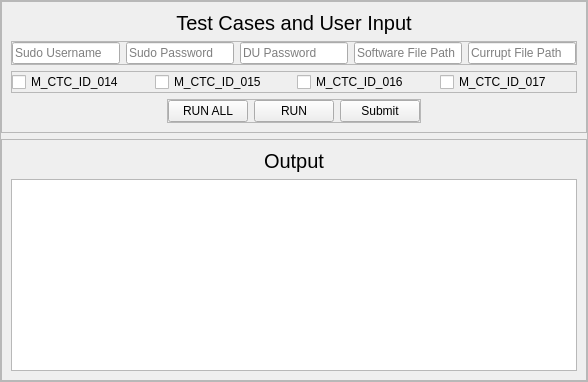
                  <widget class="QWidget" name="Module6">
                   <layout class="QVBoxLayout" name="verticalLayout_20">
                    <property name="leftMargin">
                     <number>0</number>
                    </property>
                    <property name="topMargin">
                     <number>0</number>
                    </property>
                    <property name="rightMargin">
                     <number>0</number>
                    </property>
                    <property name="bottomMargin">
                     <number>0</number>
                    </property>
                    <item>
                     <widget class="QFrame" name="subMod6">
                      <property name="frameShape">
                       <enum>QFrame::StyledPanel</enum>
                      </property>
                      <property name="frameShadow">
                       <enum>QFrame::Raised</enum>
                      </property>
                      <layout class="QVBoxLayout" name="verticalLayout_24">
                       <property name="leftMargin">
                        <number>0</number>
                       </property>
                       <property name="topMargin">
                        <number>0</number>
                       </property>
                       <property name="rightMargin">
                        <number>0</number>
                       </property>
                       <property name="bottomMargin">
                        <number>0</number>
                       </property>
                       <item>
                        <widget class="QFrame" name="InputFrame_6">
                         <property name="frameShape">
                          <enum>QFrame::StyledPanel</enum>
                         </property>
                         <property name="frameShadow">
                          <enum>QFrame::Raised</enum>
                         </property>
                         <layout class="QVBoxLayout" name="verticalLayout_40">
                          <property name="leftMargin">
                           <number>9</number>
                          </property>
                          <property name="topMargin">
                           <number>9</number>
                          </property>
                          <property name="rightMargin">
                           <number>9</number>
                          </property>
                          <property name="bottomMargin">
                           <number>9</number>
                          </property>
                          <item>
                           <widget class="QLabel" name="InputLabel_6">
                            <property name="font">
                             <font>
                              <pointsize>15</pointsize>
                             </font>
                            </property>
                            <property name="text">
                             <string>Test Cases and User Input</string>
                            </property>
                            <property name="alignment">
                             <set>Qt::AlignCenter</set>
                            </property>
                           </widget>
                          </item>
                          <item>
                           <widget class="QFrame" name="frame_6">
                            <property name="frameShape">
                             <enum>QFrame::StyledPanel</enum>
                            </property>
                            <property name="frameShadow">
                             <enum>QFrame::Raised</enum>
                            </property>
                            <layout class="QHBoxLayout" name="horizontalLayout_23">
                             <property name="leftMargin">
                              <number>0</number>
                             </property>
                             <property name="topMargin">
                              <number>0</number>
                             </property>
                             <property name="rightMargin">
                              <number>0</number>
                             </property>
                             <property name="bottomMargin">
                              <number>0</number>
                             </property>
                             <item>
                              <widget class="QLineEdit" name="password_6">
                               <property name="placeholderText">
                                <string>Sudo Username</string>
                               </property>
                              </widget>
                             </item>
                             <item>
                              <widget class="QLineEdit" name="username_6">
                               <property name="placeholderText">
                                <string>Sudo Password</string>
                               </property>
                              </widget>
                             </item>
                             <item>
                              <widget class="QLineEdit" name="du_pswrd">
                               <property name="placeholderText">
                                <string>DU Password</string>
                               </property>
                              </widget>
                             </item>
                             <item>
                              <widget class="QLineEdit" name="sw_file">
                               <property name="placeholderText">
                                <string>Software File Path</string>
                               </property>
                              </widget>
                             </item>
                             <item>
                              <widget class="QLineEdit" name="currupt_file">
                               <property name="frame">
                                <bool>true</bool>
                               </property>
                               <property name="alignment">
                                <set>Qt::AlignLeading|Qt::AlignLeft|Qt::AlignVCenter</set>
                               </property>
                               <property name="placeholderText">
                                <string>Currupt File Path</string>
                               </property>
                              </widget>
                             </item>
                            </layout>
                           </widget>
                          </item>
                          <item>
                           <widget class="QFrame" name="frame_61">
                            <property name="frameShape">
                             <enum>QFrame::StyledPanel</enum>
                            </property>
                            <property name="frameShadow">
                             <enum>QFrame::Raised</enum>
                            </property>
                            <layout class="QHBoxLayout" name="horizontalLayout_24">
                             <property name="leftMargin">
                              <number>0</number>
                             </property>
                             <property name="topMargin">
                              <number>0</number>
                             </property>
                             <property name="rightMargin">
                              <number>0</number>
                             </property>
                             <property name="bottomMargin">
                              <number>0</number>
                             </property>
                             <item>
                              <widget class="QCheckBox" name="TC_014">
                               <property name="styleSheet">
                                <string notr="true"/>
                               </property>
                               <property name="text">
                                <string>M_CTC_ID_014</string>
                               </property>
                              </widget>
                             </item>
                             <item>
                              <widget class="QCheckBox" name="TC_015">
                               <property name="text">
                                <string>M_CTC_ID_015</string>
                               </property>
                              </widget>
                             </item>
                             <item>
                              <widget class="QCheckBox" name="TC_016">
                               <property name="text">
                                <string>M_CTC_ID_016</string>
                               </property>
                              </widget>
                             </item>
                             <item>
                              <widget class="QCheckBox" name="TC_017">
                               <property name="text">
                                <string>M_CTC_ID_017</string>
                               </property>
                              </widget>
                             </item>
                            </layout>
                           </widget>
                          </item>
                          <item alignment="Qt::AlignHCenter">
                           <widget class="QFrame" name="buttons_6">
                            <property name="frameShape">
                             <enum>QFrame::StyledPanel</enum>
                            </property>
                            <property name="frameShadow">
                             <enum>QFrame::Raised</enum>
                            </property>
                            <layout class="QHBoxLayout" name="horizontalLayout_9">
                             <property name="leftMargin">
                              <number>0</number>
                             </property>
                             <property name="topMargin">
                              <number>0</number>
                             </property>
                             <property name="rightMargin">
                              <number>0</number>
                             </property>
                             <property name="bottomMargin">
                              <number>0</number>
                             </property>
                             <item>
                              <widget class="QPushButton" name="run_14_17">
                               <property name="text">
                                <string>RUN ALL</string>
                               </property>
                               <property name="icon">
                                <iconset resource="resource.qrc">
                                 <normaloff>:/icons/icons/play-circle.svg</normaloff>:/icons/icons/play-circle.svg</iconset>
                               </property>
                              </widget>
                             </item>
                             <item>
                              <widget class="QPushButton" name="runButton_6">
                               <property name="text">
                                <string>RUN</string>
                               </property>
                               <property name="icon">
                                <iconset resource="resource.qrc">
                                 <normaloff>:/icons/icons/play.svg</normaloff>:/icons/icons/play.svg</iconset>
                               </property>
                              </widget>
                             </item>
                             <item>
                              <widget class="QPushButton" name="submitBtn_6">
                               <property name="text">
                                <string>Submit</string>
                               </property>
                               <property name="icon">
                                <iconset resource="resource.qrc">
                                 <normaloff>:/icons/icons/zap.svg</normaloff>:/icons/icons/zap.svg</iconset>
                               </property>
                              </widget>
                             </item>
                            </layout>
                           </widget>
                          </item>
                         </layout>
                        </widget>
                       </item>
                       <item>
                        <widget class="QFrame" name="OutputFrame_6">
                         <property name="frameShape">
                          <enum>QFrame::StyledPanel</enum>
                         </property>
                         <property name="frameShadow">
                          <enum>QFrame::Raised</enum>
                         </property>
                         <layout class="QVBoxLayout" name="verticalLayout_23">
                          <item alignment="Qt::AlignTop">
                           <widget class="QLabel" name="outputLabel_6">
                            <property name="font">
                             <font>
                              <pointsize>15</pointsize>
                             </font>
                            </property>
                            <property name="text">
                             <string>Output</string>
                            </property>
                            <property name="alignment">
                             <set>Qt::AlignCenter</set>
                            </property>
                           </widget>
                          </item>
                          <item>
                           <widget class="QTextEdit" name="consoleEdit_6"/>
                          </item>
                         </layout>
                        </widget>
                       </item>
                      </layout>
                     </widget>
                    </item>
                   </layout>
                  </widget>
